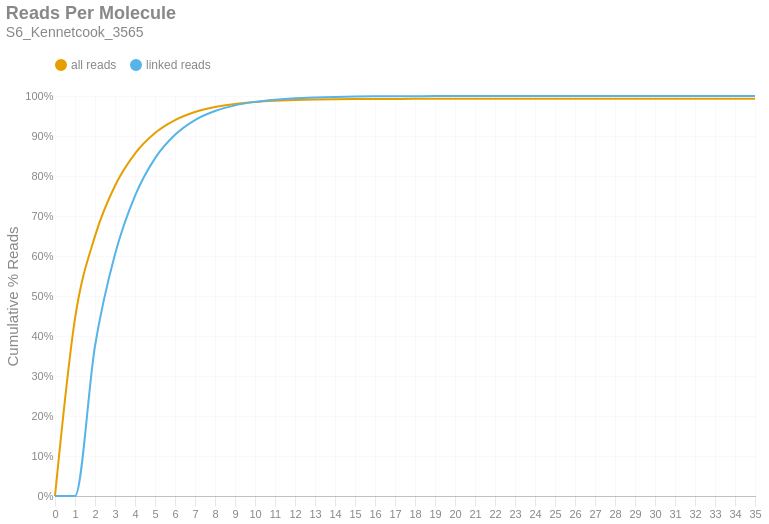

The cell this chart's notebook holds for it:
### Markdown cell above
### Reads per Molecule
This chart shows the cumulative distribution of the number of reads per linked molecule. That is, how many alignments are associated with a unique molecule. This excludes the number of reads associated with invalid or absent linked-read barcodes. The `linked` histogram is the percentages recalculated when disregarding singletons.

### Code cell
if SKIPLR:
    print_html(f"Skipped")
else:
    counts = np.bincount(valids['reads'].cast(pl.Int64).to_numpy())
    weighted = counts * np.arange(len(counts))
    all_perc = weighted / n_reads
    linked_perc = weighted / n_linked_reads
    linked_perc[1] = 0
    binned_df = pl.DataFrame({
        'readsper': list(range(len(counts))),
        'all reads (cumsum)': np.cumsum(all_perc).tolist(),
        'linked reads (cumsum)': np.cumsum(linked_perc).tolist(),
    })

    with SafeRender(binned_df):
        (
            density_plot(binned_df, 'Reads Per Molecule', samplename, 'readspmol')
            .encode(
                x=alt.X('readsper:O', title=None).axis(labelAngle=0).scale(padding=0),
                y=alt.Y('value:Q', title='Cumulative % Reads').axis(format='%').stack(False),
                color=alt.Color("key:N").scale(domain=["all reads", "linked reads"]),
                tooltip=[
                    alt.Tooltip("key:N", title="Data Type"),
                    alt.Tooltip("readsper:O", title="Reads Per Molecule"),
                    alt.Tooltip("value:Q", format=".2%", title="% Reads (Cum.)")
                ]            
            )
        ).display()

### Figure 1 — Vega-Lite specification as saved in the notebook (floating-point values rounded to 4 significant figures)
{"width": "container", "height": 400, "config": {"title": {"anchor": "start", "dy": -15, "fontSize": 18, "color": "#888888", "subtitleColor": "#888888", "subtitleFontSize": 14}, "arc": {"fill": "#0072B2"}, "axis": {"domainColor": "#888888", "domainWidth": 0.5, "gridWidth": 0.2, "grid": false, "titleFontWeight": 400, "titleFontSize": 15, "labelFontSize": 11, "labelColor": "#888888", "tickColor": "#888888", "tickWidth": 0.2, "titleColor": "#888888"}, "axisBand": {"grid": false}, "axisX": {"grid": true, "tickSize": 10, "domainCap": "round"}, "axisY": {"domain": false, "grid": true, "tickSize": 0, "domainCap": "round"}, "background": "transparent", "header": {"labelFontSize": 15, "labelColor": "#888888", "titleFontSize": 15, "titleFontWeight": 600, "titleColor": "#888888"}, "legend": {"labelFont": "sans-serif", "labelFontSize": 12, "labelColor": "#888888", "symbolSize": 100, "symbolType": "circle", "titleFontSize": 12, "titlePadding": 10, "titleColor": "#888888", "title": null, "orient": "top"}, "range": {"category": ["#E69F00", "#56B4E9", "#009E73", "#F0E442", "#0072B2", "#D55E00", "#CC79A7", "#000000"], "diverging": ["#cfe8f3", "#a2d4ec", "#73bfe2", "#46abdb", "#1696d2", "#12719e"]}, "area": {"fill": "#0072B2", "fillOpacity": 0.7, "line": true, "strokeOpacity": 0.7}, "line": {"color": "#0072B2", "stroke": "#0072B2", "strokeWidth": 2}, "trail": {"color": "#0072B2", "stroke": "#0072B2", "strokeWidth": 0, "size": 1}, "point": {"filled": true, "fillOpacity": 1.0, "size": 95}, "text": {"color": "#888888", "fontSize": 11, "align": "right", "fontWeight": 400, "size": 11}, "bar": {"fill": "#0072B2", "stroke": null}, "view": {"stroke": null, "continuousWidth": 660, "continuousHeight": 400}}, "data": {"name": "data-319ce32a54132ef6c39a98871767ad39"}, "mark": {"type": "line", "interpolate": "monotone", "point": {"opacity": 0, "size": 275}}, "encoding": {"color": {"field": "key", "scale": {"domain": ["all reads", "linked reads"]}, "type": "nominal"}, "tooltip": [{"field": "key", "title": "Data Type", "type": "nominal"}, {"field": "readsper", "title": "Reads Per Molecule", "type": "ordinal"}, {"field": "value", "format": ".2%", "title": "% Reads (Cum.)", "type": "quantitative"}], "x": {"axis": {"labelAngle": 0}, "field": "readsper", "scale": {"padding": 0}, "title": null, "type": "ordinal"}, "y": {"axis": {"format": "%"}, "field": "value", "stack": false, "title": "Cumulative % Reads", "type": "quantitative"}}, "params": [{"name": "param_c36ac31b6afebe62", "select": {"type": "point", "fields": ["key"]}, "bind": "legend"}], "title": {"text": "Reads Per Molecule", "subtitle": "S6_Kennetcook_3565"}, "transform": [{"fold": ["all reads (cumsum)", "linked reads (cumsum)"]}, {"calculate": "replace(datum.key, ' (cumsum)', '')", "as": "key"}, {"filter": {"param": "param_c36ac31b6afebe62"}}], "usermeta": {"embedOptions": {"downloadFileName": "S6_Kennetcook_3565.readspmol"}}, "$schema": "https://vega.github.io/schema/vega-lite/v6.1.0.json", "datasets": {"data-319ce32a54132ef6c39a98871767ad39": [{"readsper": 0, "all reads (cumsum)": 0.0, "linked reads (cumsum)": 0.0}, {"readsper": 1, "all reads (cumsum)": 0.4436, "linked reads (cumsum)": 0.0}, {"readsper": 2, "all reads (cumsum)": 0.6497, "linked reads (cumsum)": 0.3751}, {"readsper": 3, "all reads (cumsum)": 0.7756, "linked reads (cumsum)": 0.6042}, {"readsper": 4, "all reads (cumsum)": 0.856, "linked reads (cumsum)": 0.7505}, {"readsper": 5, "all reads (cumsum)": 0.9074, "linked reads (cumsum)": 0.8442}, {"readsper": 6, "all reads (cumsum)": 0.9398, "linked reads (cumsum)": 0.903}, {"readsper": 7, "all reads (cumsum)": 0.9601, "linked reads (cumsum)": 0.9399}, {"readsper": 8, "all reads (cumsum)": 0.9725, "linked reads (cumsum)": 0.9625}, {"readsper": 9, "all reads (cumsum)": 0.9802, "linked reads (cumsum)": 0.9766}, {"readsper": 10, "all reads (cumsum)": 0.985, "linked reads (cumsum)": 0.9853}, {"readsper": 11, "all reads (cumsum)": 0.9879, "linked reads (cumsum)": 0.9907}, {"readsper": 12, "all reads (cumsum)": 0.9899, "linked reads (cumsum)": 0.9943}, {"readsper": 13, "all reads (cumsum)": 0.9911, "linked reads (cumsum)": 0.9963}, {"readsper": 14, "all reads (cumsum)": 0.9918, "linked reads (cumsum)": 0.9976}, {"readsper": 15, "all reads (cumsum)": 0.9923, "linked reads (cumsum)": 0.9985}, {"readsper": 16, "all reads (cumsum)": 0.9926, "linked reads (cumsum)": 0.9991}, {"readsper": 17, "all reads (cumsum)": 0.9927, "linked reads (cumsum)": 0.9994}, {"readsper": 18, "all reads (cumsum)": 0.9928, "linked reads (cumsum)": 0.9996}, {"readsper": 19, "all reads (cumsum)": 0.9929, "linked reads (cumsum)": 0.9997}, {"readsper": 20, "all reads (cumsum)": 0.993, "linked reads (cumsum)": 0.9998}, {"readsper": 21, "all reads (cumsum)": 0.993, "linked reads (cumsum)": 0.9999}, {"readsper": 22, "all reads (cumsum)": 0.993, "linked reads (cumsum)": 0.9999}, {"readsper": 23, "all reads (cumsum)": 0.993, "linked reads (cumsum)": 0.9999}, {"readsper": 24, "all reads (cumsum)": 0.993, "linked reads (cumsum)": 1.0}, {"readsper": 25, "all reads (cumsum)": 0.9931, "linked reads (cumsum)": 1.0}, {"readsper": 26, "all reads (cumsum)": 0.9931, "linked reads (cumsum)": 1.0}, {"readsper": 27, "all reads (cumsum)": 0.9931, "linked reads (cumsum)": 1.0}, {"readsper": 28, "all reads (cumsum)": 0.9931, "linked reads (cumsum)": 1.0}, {"readsper": 29, "all reads (cumsum)": 0.9931, "linked reads (cumsum)": 1.0}, {"readsper": 30, "all reads (cumsum)": 0.9931, "linked reads (cumsum)": 1.0}, {"readsper": 31, "all reads (cumsum)": 0.9931, "linked reads (cumsum)": 1.0}, {"readsper": 32, "all reads (cumsum)": 0.9931, "linked reads (cumsum)": 1.0}, {"readsper": 33, "all reads (cumsum)": 0.9931, "linked reads (cumsum)": 1.0}, {"readsper": 34, "all reads (cumsum)": 0.9931, "linked reads (cumsum)": 1.0}, {"readsper": 35, "all reads (cumsum)": 0.9931, "linked reads (cumsum)": 1.0}]}}
